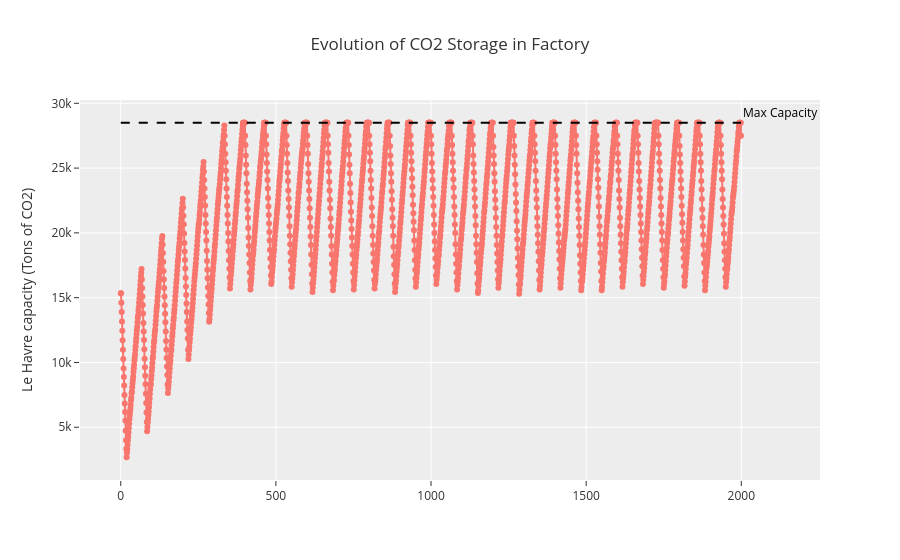
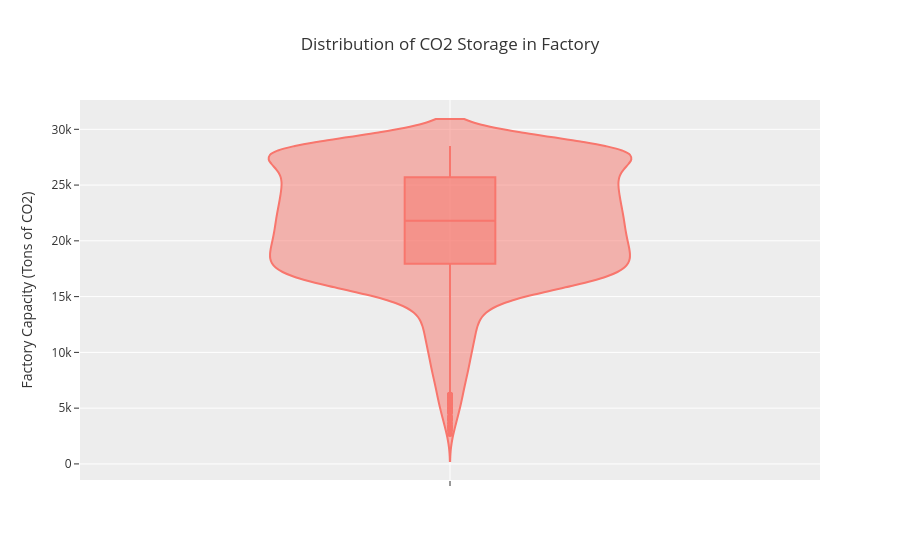
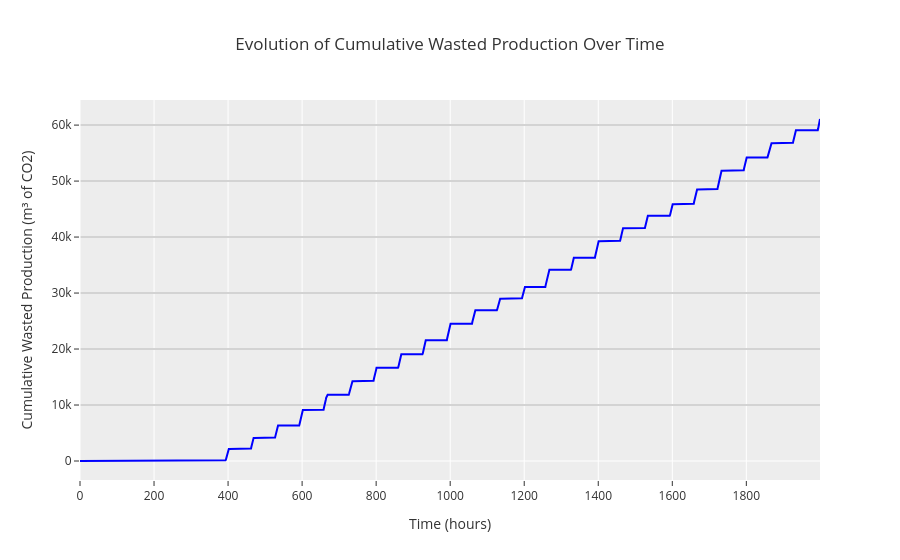
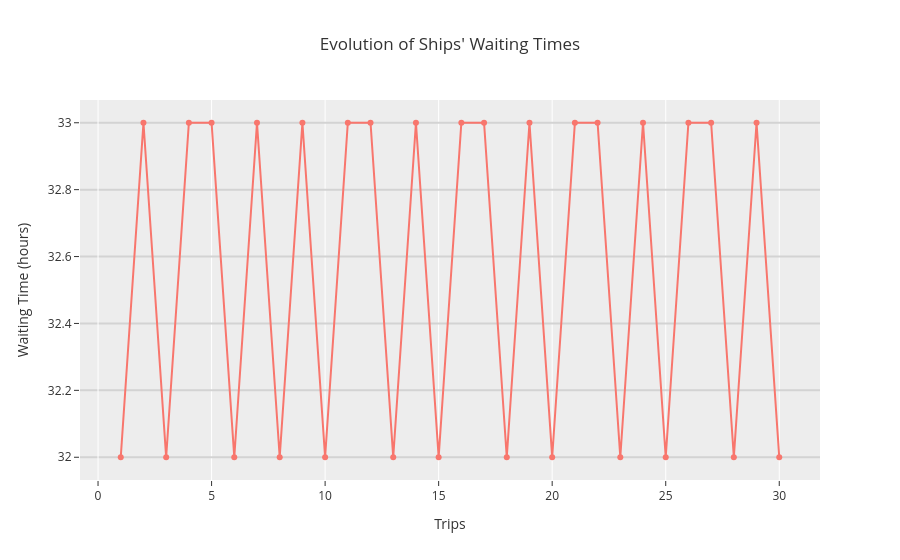

Source (notebook cell) for these figures, in order:
### Code cell
opt1.plot_kpis(kpis)

### Figure 1 — Plotly figure (JSON) as saved in the notebook; plotly's stock layout.template omitted (floating-point values rounded to 4 significant figures; data arrays with more than 128 entries replaced by an {"elided": "..."} marker saying what was removed)
{"data": [{"mode": "lines+markers", "name": "Factory Capacity", "type": "scatter", "x": {"elided": "2000 int values"}, "y": {"elided": "2000 float values"}}, {"line": {"color": "black", "dash": "dash"}, "mode": "lines", "name": "Capacity max", "type": "scatter", "x": [0, 1999], "y": [28500, 28500]}], "layout": {"annotations": [{"font": {"color": "black", "size": 12}, "showarrow": false, "text": "Max Capacity", "x": 1999, "xanchor": "left", "y": 28500, "yanchor": "bottom"}], "showlegend": false, "title": {"text": "Evolution of CO2 Storage in Factory"}, "yaxis": {"title": {"text": "Le Havre capacity (Tons of CO2)"}}}}

### Figure 2 — Plotly figure (JSON) as saved in the notebook; plotly's stock layout.template omitted (floating-point values rounded to 4 significant figures; data arrays with more than 128 entries replaced by an {"elided": "..."} marker saying what was removed)
{"data": [{"alignmentgroup": "True", "box": {"visible": true}, "hovertemplate": "y=%{y}<extra></extra>", "legendgroup": "", "marker": {"color": "#F8766D"}, "name": "", "offsetgroup": "", "orientation": "v", "points": "outliers", "scalegroup": "True", "showlegend": false, "type": "violin", "x0": " ", "xaxis": "x", "y": {"elided": "2000 float values"}, "y0": " ", "yaxis": "y"}], "layout": {"legend": {"tracegroupgap": 0}, "showlegend": false, "title": {"text": "Distribution of CO2 Storage in Factory"}, "violinmode": "group", "xaxis": {"anchor": "y", "domain": [0, 1], "title": {"text": ""}}, "yaxis": {"anchor": "x", "domain": [0, 1], "title": {"text": "Factory Capacity (Tons of CO2)"}}}}

### Figure 3 — Plotly figure (JSON) as saved in the notebook; plotly's stock layout.template omitted (floating-point values rounded to 4 significant figures; data arrays with more than 128 entries replaced by an {"elided": "..."} marker saying what was removed)
{"data": [{"line": {"color": "blue"}, "mode": "lines", "name": "Cumulative Wasted Production (m³ of CO2)", "type": "scatter", "x": {"elided": "2000 int values"}, "y": {"elided": "2000 float values"}}], "layout": {"showlegend": false, "title": {"text": "Evolution of Cumulative Wasted Production Over Time"}, "xaxis": {"showgrid": true, "title": {"text": "Time (hours)"}}, "yaxis": {"gridcolor": "LightGrey", "gridwidth": 2, "showgrid": true, "title": {"text": "Cumulative Wasted Production (m³ of CO2)"}}}}

### Figure 4 — Plotly figure (JSON) as saved in the notebook; plotly's stock layout.template omitted (floating-point values rounded to 4 significant figures)
{"data": [{"mode": "lines+markers", "name": "Ship 1", "type": "scatter", "x": [1, 2, 3, 4, 5, 6, 7, 8, 9, 10, 11, 12, 13, 14, 15, 16, 17, 18, 19, 20, 21, 22, 23, 24, 25, 26, 27, 28, 29, 30], "y": [32, 33, 32, 33, 33, 32, 33, 32, 33, 32, 33, 33, 32, 33, 32, 33, 33, 32, 33, 32, 33, 33, 32, 33, 32, 33, 33, 32, 33, 32]}], "layout": {"legend": {"title": {"text": "Ships"}}, "title": {"text": "Evolution of Ships' Waiting Times"}, "xaxis": {"showgrid": true, "title": {"text": "Trips"}}, "yaxis": {"gridcolor": "LightGrey", "gridwidth": 2, "showgrid": true, "title": {"text": "Waiting Time (hours)"}}}}
